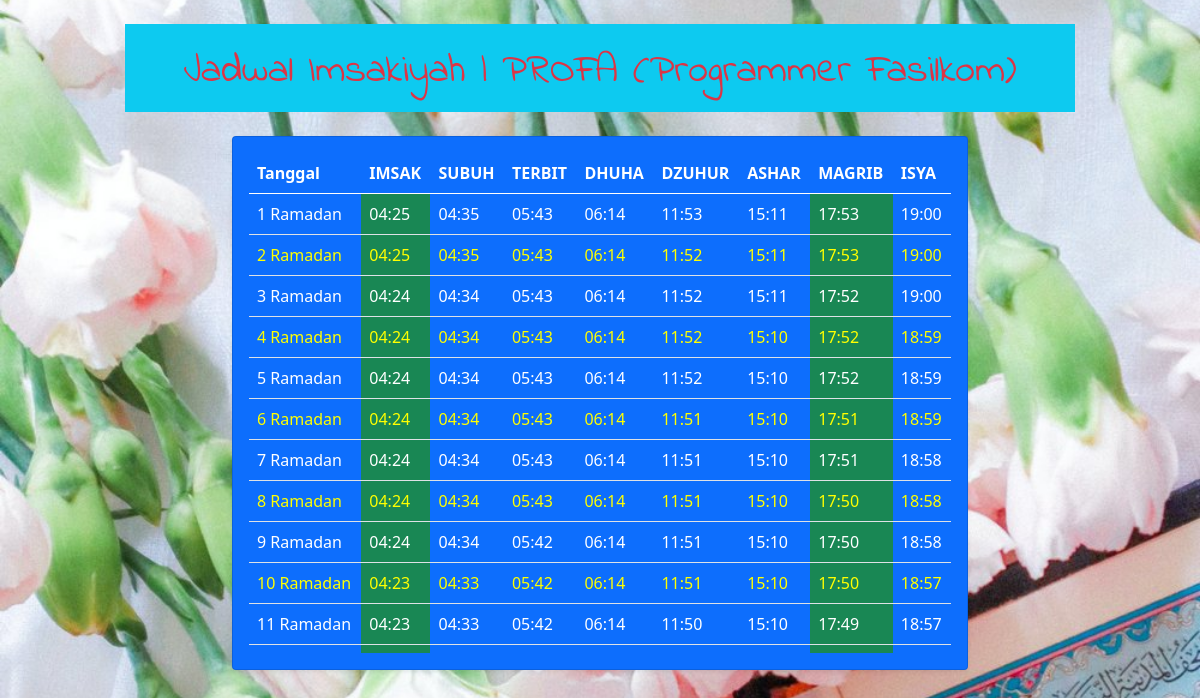
The page /database.php on the database its author committed.
### tables this page shows
CREATE TABLE `tb_puasa` (
  `id` int(11) NOT NULL,
  `tanggal` int(11) NOT NULL,
  `imsak` varchar(6) NOT NULL,
  `subuh` varchar(6) NOT NULL,
  `terbit` varchar(6) NOT NULL,
  `dhuha` varchar(6) NOT NULL,
  `dzuhur` varchar(6) NOT NULL,
  `ashar` varchar(6) NOT NULL,
  `magrib` varchar(6) NOT NULL,
  `isya` varchar(6) NOT NULL
);

### database.php (the view, shortened to what this page needs)
<?php
$server = "localhost";
$username = "root";
$password = "";
$database = "unsub_puasa";
$conn = mysqli_connect($server, $username, $password, $database);
$result = mysqli_query($conn, "SELECT * FROM tb_puasa");
 ?>
<!doctype html>
<html lang="en">
  <head>
    <link href="https://cdn.jsdelivr.net/npm/bootstrap@5.0.0-beta3/dist/css/bootstrap.min.css" rel="stylesheet">
  </head>
  <body>
    <div class="container">
    	<div class="row mt-4 justify-content-center">
    		<div class="col-md-10 text-center bg-info">
    			<h1 class="text-danger pb-2 pt-4">Jadwal Imsakiyah | PROFA (Programmer Fasilkom)</h1>
    		</div>
    	</div>
    	<div class="row justify-content-center mt-4 mb-3">
    		<div class="col-md-8">
    			<div class="card bg-primary shadow-sm">
    				<div class="card-body">
    					<div class="table-responsive">
    						<table class="table text-white table-hover ">
							  <thead>
							    <tr>
							      <th scope="col">Tanggal</th>
							      <th scope="col">IMSAK</th>
							      <th scope="col">SUBUH</th>
							      <th scope="col">TERBIT</th>
							      <th scope="col">DHUHA</th>
							      <th scope="col">DZUHUR</th>
							      <th scope="col">ASHAR</th>
							      <th scope="col">MAGRIB</th>
							      <th scope="col">ISYA</th>
							    </tr>
							  </thead>
							  <tbody>
							    <?php while ( $row = mysqli_fetch_assoc($result) ): ?>
							    	<tr>
							    		<td><?= $row['tanggal']; ?> Ramadan</td>
							    		<td class="bg-success"><?= $row['imsak']; ?></td>
							    		<td><?= $row['subuh']; ?></td>
							    		<td><?= $row['terbit']; ?></td>
							    		<td><?= $row['dhuha']; ?></td>
							    		<td><?= $row['dzuhur']; ?></td>
							    		<td><?= $row['ashar']; ?></td>
							    		<td class="bg-success"><?= $row['magrib']; ?></td>
							    		<td><?= $row['isya']; ?></td>
							    	</tr>
							    <?php endwhile ?>
							  </tbody>
							</table>
    					</div>
    				</div>
    			</div>
    		</div>
    	</div>
    </div>
  </body>
</html>

### database.php (style rules this page uses)
body { background-image: url('images/bg.jpg'); background-size: cover; background-attachment: fixed; background-position: center; }
h1 { font-family: IndieFlower; }
tr:nth-child(even) { color: yellow; }
.table-responsive { height: 500px; overflow: auto; }

### rows shown on the page
tb_puasa: tanggal "1", imsak "04:25", subuh "04:35", terbit "05:43", dhuha "06:14", dzuhur "11:53", ashar "15:11", magrib "17:53", isya "19:00"
tb_puasa: tanggal "2", imsak "04:25", subuh "04:35", terbit "05:43", dhuha "06:14", dzuhur "11:52", ashar "15:11", magrib "17:53", isya "19:00"
tb_puasa: tanggal "3", imsak "04:24", subuh "04:34", terbit "05:43", dhuha "06:14", dzuhur "11:52", ashar "15:11", magrib "17:52", isya "19:00"
tb_puasa: tanggal "4", imsak "04:24", subuh "04:34", terbit "05:43", dhuha "06:14", dzuhur "11:52", ashar "15:10", magrib "17:52", isya "18:59"
tb_puasa: tanggal "5", imsak "04:24", subuh "04:34", terbit "05:43", dhuha "06:14", dzuhur "11:52", ashar "15:10", magrib "17:52", isya "18:59"
tb_puasa: tanggal "6", imsak "04:24", subuh "04:34", terbit "05:43", dhuha "06:14", dzuhur "11:51", ashar "15:10", magrib "17:51", isya "18:59"
tb_puasa: tanggal "7", imsak "04:24", subuh "04:34", terbit "05:43", dhuha "06:14", dzuhur "11:51", ashar "15:10", magrib "17:51", isya "18:58"
tb_puasa: tanggal "8", imsak "04:24", subuh "04:34", terbit "05:43", dhuha "06:14", dzuhur "11:51", ashar "15:10", magrib "17:50", isya "18:58"
tb_puasa: tanggal "9", imsak "04:24", subuh "04:34", terbit "05:42", dhuha "06:14", dzuhur "11:51", ashar "15:10", magrib "17:50", isya "18:58"
tb_puasa: tanggal "10", imsak "04:23", subuh "04:33", terbit "05:42", dhuha "06:14", dzuhur "11:51", ashar "15:10", magrib "17:50", isya "18:57"
tb_puasa: tanggal "11", imsak "04:23", subuh "04:33", terbit "05:42", dhuha "06:14", dzuhur "11:50", ashar "15:10", magrib "17:49", isya "18:57"
